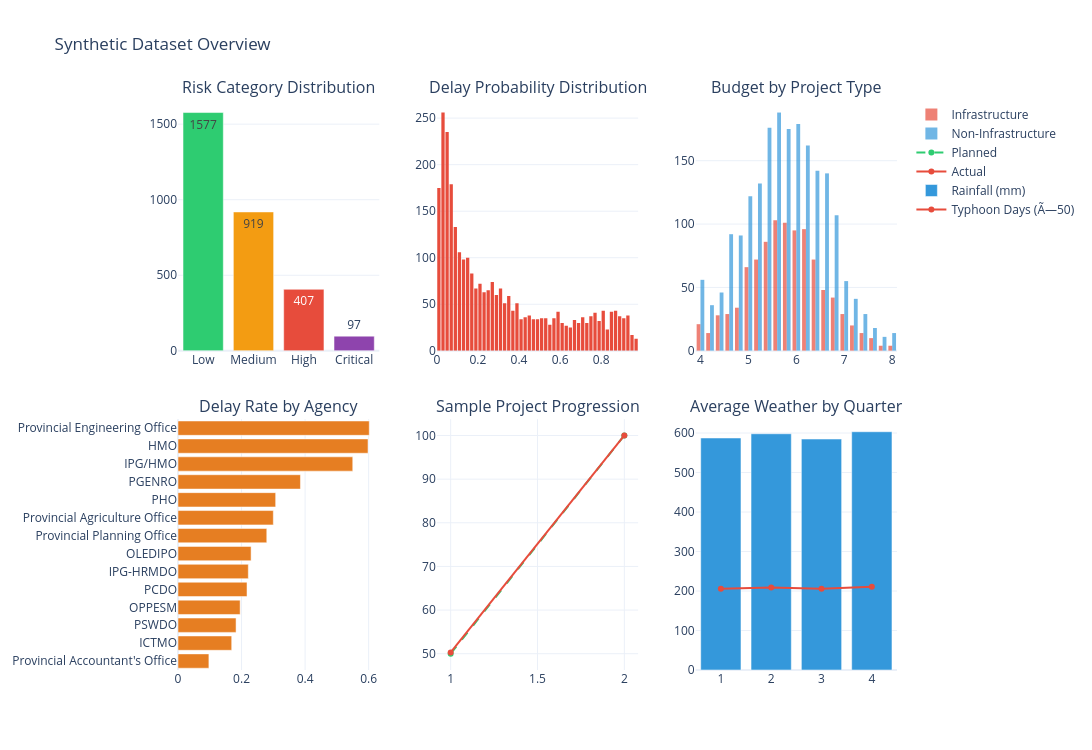

Source (notebook cell):
### Markdown cell above
### Synthetic Data Visualisations

### Code cell
fig = make_subplots(
    rows=2, cols=3,
    subplot_titles=(
        'Risk Category Distribution', 'Delay Probability Distribution',
        'Budget by Project Type', 'Delay Rate by Agency',
        'Sample Project Progression', 'Average Weather by Quarter',
    ),
    vertical_spacing=0.12, horizontal_spacing=0.08,
)

risk_colors = {'Low': '#2ecc71', 'Medium': '#f39c12', 'High': '#e74c3c', 'Critical': '#8e44ad'}
risk_vc = df_proj['risk_category'].value_counts().reindex(RISK_LABELS)
fig.add_trace(go.Bar(
    x=risk_vc.index, y=risk_vc.values,
    marker_color=[risk_colors[r] for r in risk_vc.index],
    text=risk_vc.values, textposition='auto', showlegend=False,
), row=1, col=1)

fig.add_trace(go.Histogram(
    x=df_proj['delay_probability'], nbinsx=50,
    marker_color='#e74c3c', showlegend=False,
), row=1, col=2)

for ptype, color in [('Infrastructure', '#e74c3c'), ('Non-Infrastructure', '#3498db')]:
    subset = df_proj[df_proj['project_type'] == ptype]
    fig.add_trace(go.Histogram(
        x=np.log10(subset['approved_budget']), name=ptype,
        marker_color=color, opacity=0.7, nbinsx=30,
    ), row=1, col=3)

agency_delay = df_proj.groupby('implementing_agency')['is_delayed'].mean().sort_values(ascending=True)
fig.add_trace(go.Bar(
    x=agency_delay.values, y=agency_delay.index, orientation='h',
    marker_color='#e67e22', showlegend=False,
), row=2, col=1)

sample_proj = df_proj.iloc[0]
sample_qtr = df_qtr[df_qtr['project_id'] == sample_proj['project_id']].sort_values('quarter')
fig.add_trace(go.Scatter(
    x=sample_qtr['quarter'], y=sample_qtr['planned_progress_pct'],
    mode='lines+markers', name='Planned', line=dict(color='#2ecc71', dash='dash'),
), row=2, col=2)
fig.add_trace(go.Scatter(
    x=sample_qtr['quarter'], y=sample_qtr['actual_progress_pct'],
    mode='lines+markers', name='Actual', line=dict(color='#e74c3c'),
), row=2, col=2)

avg_weather = df_qtr.groupby('quarter')[['rainfall_mm', 'typhoon_days']].mean()
fig.add_trace(go.Bar(
    x=avg_weather.index, y=avg_weather['rainfall_mm'],
    name='Rainfall (mm)', marker_color='#3498db',
), row=2, col=3)
fig.add_trace(go.Scatter(
    x=avg_weather.index, y=avg_weather['typhoon_days'] * 50,
    name='Typhoon Days (Ã—50)', mode='lines+markers', line=dict(color='#e74c3c'),
), row=2, col=3)

fig.update_layout(
    height=750, width=1200, template='plotly_white',
    title='Synthetic Dataset Overview',
    showlegend=True,
)
fig.show()

### Figure 1 — Plotly figure (JSON) as saved in the notebook; plotly's stock layout.template omitted (floating-point values rounded to 4 significant figures; data arrays with more than 128 entries replaced by an {"elided": "..."} marker saying what was removed)
{"data": [{"marker": {"color": ["#2ecc71", "#f39c12", "#e74c3c", "#8e44ad"]}, "showlegend": false, "text": [1577.0, 919.0, 407.0, 97.0], "textposition": "auto", "type": "bar", "x": ["Low", "Medium", "High", "Critical"], "xaxis": "x", "y": [1577, 919, 407, 97], "yaxis": "y"}, {"marker": {"color": "#e74c3c"}, "nbinsx": 50, "showlegend": false, "type": "histogram", "x": {"elided": "3000 float values"}, "xaxis": "x2", "yaxis": "y2"}, {"marker": {"color": "#e74c3c"}, "name": "Infrastructure", "nbinsx": 30, "opacity": 0.7, "type": "histogram", "x": {"elided": "988 float values"}, "xaxis": "x3", "yaxis": "y3"}, {"marker": {"color": "#3498db"}, "name": "Non-Infrastructure", "nbinsx": 30, "opacity": 0.7, "type": "histogram", "x": {"elided": "2012 float values"}, "xaxis": "x3", "yaxis": "y3"}, {"marker": {"color": "#e67e22"}, "orientation": "h", "showlegend": false, "type": "bar", "x": [0.09722, 0.169, 0.1827, 0.1956, 0.2172, 0.2213, 0.23, 0.2794, 0.3, 0.3074, 0.3854, 0.55, 0.598, 0.6019], "xaxis": "x4", "y": ["Provincial Accountant's Office", "ICTMO", "PSWDO", "OPPESM", "PCDO", "IPG-HRMDO", "OLEDIPO", "Provincial Planning Office", "Provincial Agriculture Office", "PHO", "PGENRO", "IPG/HMO", "HMO", "Provincial Engineering Office"], "yaxis": "y4"}, {"line": {"color": "#2ecc71", "dash": "dash"}, "mode": "lines+markers", "name": "Planned", "type": "scatter", "x": [1, 2], "xaxis": "x5", "y": [50.0, 100.0], "yaxis": "y5"}, {"line": {"color": "#e74c3c"}, "mode": "lines+markers", "name": "Actual", "type": "scatter", "x": [1, 2], "xaxis": "x5", "y": [50.3, 100.0], "yaxis": "y5"}, {"marker": {"color": "#3498db"}, "name": "Rainfall (mm)", "type": "bar", "x": [1, 2, 3, 4], "xaxis": "x6", "y": [587.4, 598.2, 584.7, 603.3], "yaxis": "y6"}, {"line": {"color": "#e74c3c"}, "mode": "lines+markers", "name": "Typhoon Days (Ã—50)", "type": "scatter", "x": [1, 2, 3, 4], "xaxis": "x6", "y": [205.7, 208.7, 205.5, 210.5], "yaxis": "y6"}], "layout": {"annotations": [{"font": {"size": 16}, "showarrow": false, "text": "Risk Category Distribution", "x": 0.14, "xanchor": "center", "xref": "paper", "y": 1.0, "yanchor": "bottom", "yref": "paper"}, {"font": {"size": 16}, "showarrow": false, "text": "Delay Probability Distribution", "x": 0.5, "xanchor": "center", "xref": "paper", "y": 1.0, "yanchor": "bottom", "yref": "paper"}, {"font": {"size": 16}, "showarrow": false, "text": "Budget by Project Type", "x": 0.86, "xanchor": "center", "xref": "paper", "y": 1.0, "yanchor": "bottom", "yref": "paper"}, {"font": {"size": 16}, "showarrow": false, "text": "Delay Rate by Agency", "x": 0.14, "xanchor": "center", "xref": "paper", "y": 0.44, "yanchor": "bottom", "yref": "paper"}, {"font": {"size": 16}, "showarrow": false, "text": "Sample Project Progression", "x": 0.5, "xanchor": "center", "xref": "paper", "y": 0.44, "yanchor": "bottom", "yref": "paper"}, {"font": {"size": 16}, "showarrow": false, "text": "Average Weather by Quarter", "x": 0.86, "xanchor": "center", "xref": "paper", "y": 0.44, "yanchor": "bottom", "yref": "paper"}], "height": 750, "showlegend": true, "title": {"text": "Synthetic Dataset Overview"}, "width": 1200, "xaxis": {"anchor": "y", "domain": [0.0, 0.28]}, "xaxis2": {"anchor": "y2", "domain": [0.36, 0.64]}, "xaxis3": {"anchor": "y3", "domain": [0.72, 1.0]}, "xaxis4": {"anchor": "y4", "domain": [0.0, 0.28]}, "xaxis5": {"anchor": "y5", "domain": [0.36, 0.64]}, "xaxis6": {"anchor": "y6", "domain": [0.72, 1.0]}, "yaxis": {"anchor": "x", "domain": [0.56, 1.0]}, "yaxis2": {"anchor": "x2", "domain": [0.56, 1.0]}, "yaxis3": {"anchor": "x3", "domain": [0.56, 1.0]}, "yaxis4": {"anchor": "x4", "domain": [0.0, 0.44]}, "yaxis5": {"anchor": "x5", "domain": [0.0, 0.44]}, "yaxis6": {"anchor": "x6", "domain": [0.0, 0.44]}}}
